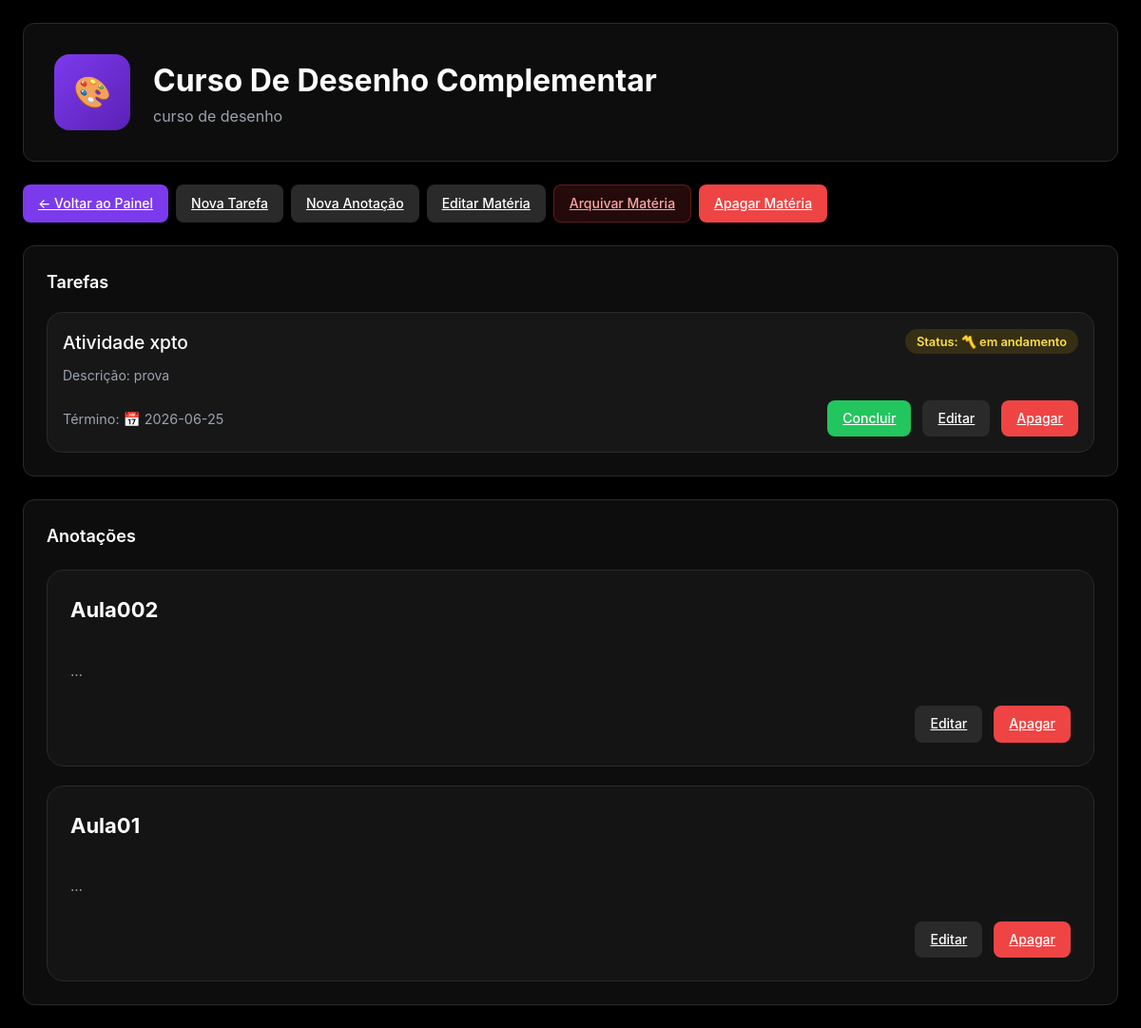
The app's page /views/materias/visualizar.php?id=5 (signed in) with its own data.
### tables this page shows
CREATE TABLE `materias` (
  `id` int(11) NOT NULL,
  `usuario_id` int(11) NOT NULL,
  `nome` varchar(100) NOT NULL,
  `descricao` text DEFAULT NULL,
  `icone` varchar(50) NOT NULL,
  `pontuacao` int(11) DEFAULT 0,
  `arquivada` tinyint(1) DEFAULT 0,
  `criado_em` datetime DEFAULT current_timestamp()
);

CREATE TABLE `tarefas` (
  `id` int(11) NOT NULL,
  `materia_id` int(11) NOT NULL,
  `nome` varchar(100) NOT NULL,
  `descricao` text DEFAULT NULL,
  `status_` enum('em_andamento','concluida','pendente') DEFAULT 'em_andamento',
  `data_termino` date NOT NULL,
  `pontuacao` int(11) DEFAULT 10,
  `recorrente` tinyint(1) DEFAULT 0,
  `frequencia` enum('nenhuma','diaria','semanal','mensal') DEFAULT 'nenhuma',
  `arquivada` tinyint(1) DEFAULT 0,
  `criaddo_em` datetime DEFAULT current_timestamp()
);

CREATE TABLE `anotacoes` (
  `id` int(11) NOT NULL,
  `materia_id` int(11) NOT NULL,
  `titulo` varchar(255) NOT NULL,
  `conteudo` text NOT NULL,
  `arquivada` tinyint(1) DEFAULT 0,
  `criado_em` datetime DEFAULT current_timestamp()
);

### config/icones.php (called while the page is built)
<?php
function obter_icones()
{
    return [
        'livro' => '📚',
        'computador' => '💻',
        'idioma' => '🌎',
        'matematica' => '🧮',
        'ciencia' => '🔬',
        'historia' => '🏛️',
        'arte' => '🎨'
    ];
}

### models/materia_model.php (called while the page is built, shortened)
<?php
class materia_model{
    private $pdo;
    public function __construct($pdo){
        $this->pdo = $pdo;
    }
public function buscar_por_id($id)
    {
    $sql = "SELECT * FROM materias WHERE id = :id";
    $stmt = $this->pdo->prepare($sql);
    $stmt->execute([
        ':id' => $id
    ]);
    return $stmt->fetch(PDO::FETCH_ASSOC);
    }
}

### models/tarefa_model.php (called while the page is built, shortened)
<?php
class tarefa_model
{
    private $pdo;
    public function __construct($pdo)
    {
        $this->pdo = $pdo;
    }
    public function t_listar_por_materia($materia_id)
    {
    $sql = "
        SELECT *
        FROM tarefas
        WHERE materia_id = :materia_id
        AND arquivada = 0
        ORDER BY data_termino ASC
    ";
    $stmt = $this->pdo->prepare($sql);
    $stmt->execute([
        ':materia_id' => $materia_id
    ]);
    return $stmt->fetchAll(PDO::FETCH_ASSOC);
    }
}

### models/anotacoes_model.php (called while the page is built, shortened)
<?php
class anotacoes_model
{
    private $pdo;
    public function __construct($pdo)
    {
        $this->pdo = $pdo;
    }
    public function listar_por_materia($materia_id)
    {
    $sql = "
        SELECT *
        FROM anotacoes
        WHERE materia_id = :materia_id
        AND arquivada = 0
        ORDER BY criado_em DESC
    ";
    $stmt = $this->pdo->prepare($sql);
    $stmt->execute([
        ':materia_id' => $materia_id
    ]);
    return $stmt->fetchAll(PDO::FETCH_ASSOC);
    }
}

### views/materias/visualizar.php (the view, shortened to what this page needs)
<?php
require_once '../../config/database.php';
require_once '../../config/icones.php';
require_once '../../models/materia_model.php';
require_once '../../models/tarefa_model.php';
require_once '../../models/anotacoes_model.php';
$idMateria = $_GET['id'];
$materiaModel = new materia_model($pdo);
$tarefaModel = new tarefa_model($pdo);
$anotacaoModel = new anotacoes_model($pdo);
$materia = $materiaModel->buscar_por_id($idMateria);
$tarefas = $tarefaModel->t_listar_por_materia($idMateria);
$anotacoes = $anotacaoModel->listar_por_materia($idMateria);
$icones = obter_icones();
$icone = $icones[$materia['icone']] ?? '📚';
?>
<!DOCTYPE html>
<html lang="pt-BR">
<head>
    <link
        rel="stylesheet"
        href="../../assets/css/dashboard.css"
    >
    <link
        rel="stylesheet"
        href="../../assets/css/materia.css"
    >
</head>
<body>
<div class="dashboard-container">
    <main class="main-content">
        <div class="content-area materia-page">
            <div class="section-card">
                <div class="materia-header">
                    <div class="materia-icon">
                        <?php echo $icone; ?>
                    </div>
                    <div>
                        <h1>
                            <?php echo ucwords($materia['nome']); ?>
                        </h1>
                        <p class="text-gray">
                            <?php echo $materia['descricao']; ?>
                        </p>
                    </div>
                </div>
            </div>
            <div class="view-actions">
                <a
                    href="../dashboard.php"
                    class="btn btn-primary"
                >
                    ← Voltar ao Painel
                </a>
                <a
                    href="../tarefas/criar.php?materia_id=<?php echo $materia['id']; ?>"
                    class="btn btn-secondary"
                >
                    Nova Tarefa
                </a>
                <a
                    href="../anotacoes/criar.php?materia_id=<?php echo $materia['id']; ?>"
                    class="btn btn-secondary"
                >
                    Nova Anotação
                </a>
                <a
                    href="editar.php?id=<?php echo $materia['id']; ?>"
                    class="btn btn-secondary"
                >
                    Editar Matéria
                </a>
                <a
                    href="../../controllers/materia_controller.php?acao=arquivar&id=<?php echo $materia['id']; ?>"
                    class="btn btn-danger"
                    onclick="return confirm('Deseja arquivar esta matéria?');"
                >
                    Arquivar Matéria
                </a>
                <a
                    href="../../controllers/materia_controller.php?acao=apagar&id=<?php echo $materia['id']; ?>"
                    class="btn btn-delete"
                    onclick="return confirm('Deseja apagar esta matéria permanentemente?');"
                >
                    Apagar Matéria
                </a>
            </div>
            <div class="section-card">
                <h2>
                    Tarefas
                </h2>
                <?php if (count($tarefas) > 0): ?>
                    <?php foreach ($tarefas as $tarefa): ?>
                        <div class="task-card">
                            <div class="task-top">
                                <div class="task-info">
                                    <h3 class="task-title">
                                        <?php echo $tarefa['nome']; ?>
                                    </h3>
                                    <?php if (!empty($tarefa['descricao'])): ?>
                                        <p class="task-description">
                                            Descrição: <?php echo $tarefa['descricao']; ?>
                                        </p>
                                    <?php endif; ?>
                                </div>
                                <div class="task-status">
                                    <?php if ($tarefa['status_'] === 'concluida'): ?>
                                        <span class="status-complete">
                                            Status: ✅ Concluída
                                        </span>
                                    <?php else: ?>
                                        <span class="status-pending">
                                            Status: 〽️ em andamento
                                        </span>
                                    <?php endif; ?>
                                </div>
                            </div>
                            <div class="task-footer">
                                <div class="task-meta">
                                    <span>
                                        Término: 📅
                                        <?php echo $tarefa['data_termino']; ?>
                                    </span>
                                </div>
                                <div class="task-actions">
                                    <?php if ($tarefa['status_'] != 'concluida'): ?>
                                        <a
                                            href="../../controllers/tarefa_controller.php?acao=concluir&id=<?php echo $tarefa['id']; ?>&materia_id=<?php echo $materia['id']; ?>"
                                            class="btn btn-success"
                                        >
                                            Concluir
                                        </a>
                                    <?php endif; ?>
                                    <a
                                        href="../tarefas/editar.php?id=<?php echo $tarefa['id']; ?>"
                                        class="btn btn-secondary"
                                    >
                                        Editar
                                    </a>
                                    <a
                                        href="../../controllers/tarefa_controller.php?acao=apagar&id=<?php echo $tarefa['id']; ?>&materia_id=<?php echo $materia['id']; ?>"
                                        class="btn btn-delete"
                                        onclick="return confirm('Deseja apagar esta tarefa?');"
                                    >
                                        Apagar
                                    </a>
                                </div>
                            </div>
                        </div>
                    <?php endforeach; ?>
                <?php else: ?>
                    <p class="text-gray">
                        Nenhuma tarefa cadastrada.
                    </p>
                <?php endif; ?>
            </div>
            <div class="section-card">
                <h2>
                    Anotações
                </h2>
                <?php if (count($anotacoes) > 0): ?>
                    <?php foreach ($anotacoes as $anotacao): ?>
                        <div class="note-card">
                            <div class="note-top">
                                <div class="note-info">
                                    <h3 class="note-title">
                                        <?php echo $anotacao['titulo']; ?>
                                    </h3>
                                    <p class="note-content">
                                    </p>
                                </div>
                            </div>
                            <div class="note-footer">
                                <div class="note-actions">
                                    <a
                                        href="../anotacoes/editar.php?id=<?php echo $anotacao['id']; ?>"
                                        class="btn btn-secondary"
                                    >
                                        Editar
                                    </a>
                                    <a
                                        href="../../controllers/anotacoes_controller.php?acao=apagar&id=<?php echo $anotacao['id']; ?>&materia_id=<?php echo $materia['id']; ?>"
                                        class="btn btn-delete"
                                        onclick="return confirm('Deseja apagar esta anotação?');"
                                    >
                                        Apagar
                                    </a>
                                </div>
                            </div>
                        </div>
                    <?php endforeach; ?>
                <?php else: ?>
                    <p class="text-gray">
                        Nenhuma anotação cadastrada.
                    </p>
                <?php endif; ?>
            </div>
        </div>
    </main>
</div>
</body>
</html>

### assets/css/dashboard.css (style rules this page uses)
* { margin: 0; padding: 0; box-sizing: border-box; }
html { font-size: 16px; scroll-behavior: smooth; }
body { font-family: -apple-system, BlinkMacSystemFont, 'Segoe UI', Roboto, Oxygen, Ubuntu, Cantarell, sans-serif; background-color: #000000; color: #ffffff; line-height: 1.6; overflow: hidden; }
.dashboard-container { display: flex; height: 100vh; position: relative; z-index: 10; }
.main-content { flex: 1; display: flex; flex-direction: column; overflow: hidden; }
.content-area { flex: 1; overflow-y: auto; padding: 1.5rem; }
.view-actions { display: flex; gap: 0.5rem; }
.btn { display: inline-flex; align-items: center; gap: 0.5rem; padding: 0.5rem 1rem; border-radius: 0.5rem; font-size: 0.875rem; font-weight: 500; transition: all 0.3s ease; }
.btn-primary { background-color: #7c3aed; color: #ffffff; }
.btn-secondary { background-color: #2a2a2a; color: #ffffff; }
.section-card { background-color: rgba(26, 26, 26, 0.5); border: 1px solid #2a2a2a; border-radius: 0.75rem; padding: 1.5rem; }
.section-card h2 { font-size: 1.125rem; font-weight: 600; color: #ffffff; margin-bottom: 1rem; }
.text-gray { color: #9ca3af; }
.task-title { font-weight: 500; color: #ffffff; margin-bottom: 0.25rem; }
.task-description { font-size: 0.875rem; color: #9ca3af; }
.task-actions { display: flex; align-items: center; gap: 0.25rem; transition: opacity 0.3s ease; }
.note-title { font-weight: 500; color: #ffffff; margin-bottom: 0.5rem; padding-right: 2rem; }
.note-content { font-size: 0.875rem; color: #9ca3af; margin-bottom: 1rem; display: -webkit-box; line-clamp: 2; -webkit-line-clamp: 2; -webkit-box-orient: vertical; overflow: hidden; }
.task-card { background-color: #18181b; border: 1px solid #2a2a2a; border-radius: 1rem; padding: 1.5rem; display: flex; flex-direction: column; gap: 1rem; transition: 0.3s; }
.task-top { display: flex; justify-content: space-between; align-items: flex-start; gap: 1rem; }
.task-title { font-size: 1.2rem; margin-bottom: 0.5rem; color: white; }
.task-description { color: #9ca3af; line-height: 1.5; }
.task-footer { display: flex; justify-content: space-between; align-items: center; flex-wrap: wrap; gap: 1rem; }
.task-meta { display: flex; gap: 1rem; color: #9ca3af; font-size: 0.9rem; }
.task-actions { display: flex; gap: 0.75rem; }
.status-pending { background-color: rgba(234, 179, 8, 0.15); color: #fde047; padding: 0.35rem 0.75rem; border-radius: 999px; font-size: 0.8rem; font-weight: 600; }
.btn-success { background-color: #22c55e; color: white; }

### assets/css/materia.css (style rules this page uses)
.materia-page { display: flex; flex-direction: column; gap: 1.5rem; padding: 1.5rem; }
.materia-header { display: flex; align-items: center; gap: 1.5rem; padding: 0.5rem; }
.materia-icon { width: 5rem; height: 5rem; border-radius: 1rem; background: linear-gradient( 135deg, #7c3aed, #5b21b6 ); display: flex; align-items: center; justify-content: center; font-size: 2rem; flex-shrink: 0; }
.task-card { background-color: rgba(26, 26, 26, 0.8); border: 1px solid #2a2a2a; border-radius: 1rem; padding: 1rem; transition: 0.3s; }
.note-card { background-color: rgba(26, 26, 26, 0.8); border: 1px solid #2a2a2a; border-radius: 1rem; padding: 1rem; transition: 0.3s; }
.task-card h3, .note-card h3 { color: white; margin-bottom: 0.5rem; }
.task-card p, .note-card p { color: #9ca3af; }
.materia-page { display: flex; flex-direction: column; gap: 1.5rem; }
.btn-danger { background-color: rgba(239, 68, 68, 0.15); border: 1px solid rgba(239, 68, 68, 0.3); color: #fca5a5; }
.btn-delete { background-color: #ef4444; color: white; }
.note-card { background: #141414; border: 1px solid #2a2a2a; border-radius: 18px; padding: 24px; margin-top: 20px; }
.note-title { font-size: 22px; font-weight: 700; margin-bottom: 16px; color: #ffffff; }
.note-content { color: #bdbdbd; line-height: 1.7; font-size: 15px; white-space: pre-line; }
.note-footer { display: flex; justify-content: flex-end; margin-top: 24px; }
.note-actions { display: flex; gap: 12px; }

### records on screen
materias: icone "🎨", nome "Curso De Desenho Complementar", descricao "curso de desenho"
tarefas: nome "Atividade xpto", descricao "prova", status_ "Status: 〽️ em andamento", data_termino "2026-06-25"
anotacoes: titulo "Aula002"
anotacoes: titulo "Aula01"
